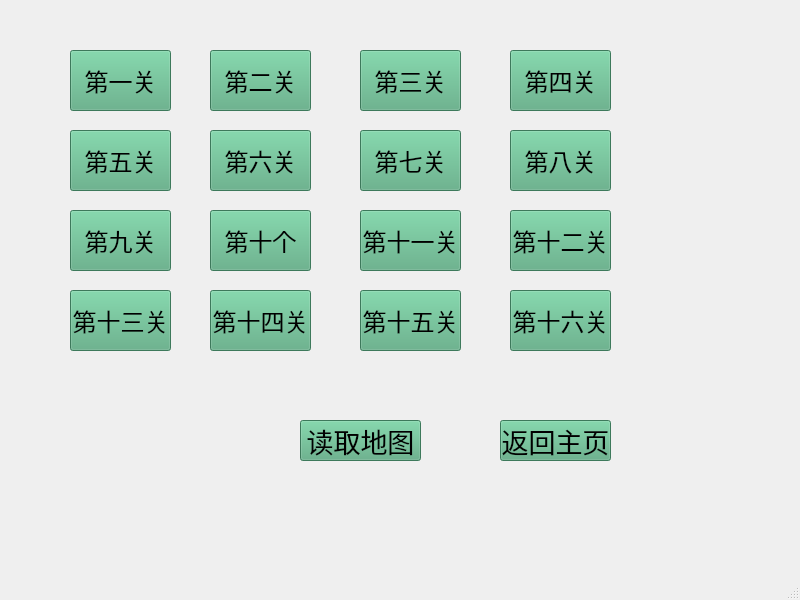
<?xml version="1.0" encoding="UTF-8"?>
<ui version="4.0">
 <class>SecondWindow</class>
 <widget class="QMainWindow" name="SecondWindow">
  <property name="geometry">
   <rect>
    <x>0</x>
    <y>0</y>
    <width>800</width>
    <height>600</height>
   </rect>
  </property>
  <property name="font">
   <font>
    <pointsize>20</pointsize>
   </font>
  </property>
  <property name="windowTitle">
   <string>MainWindow</string>
  </property>
  <widget class="QWidget" name="centralwidget">
   <widget class="QPushButton" name="btu2">
    <property name="geometry">
     <rect>
      <x>300</x>
      <y>420</y>
      <width>121</width>
      <height>41</height>
     </rect>
    </property>
    <property name="font">
     <font>
      <family>Microsoft PhagsPa</family>
      <pointsize>20</pointsize>
      <italic>false</italic>
      <bold>false</bold>
     </font>
    </property>
    <property name="styleSheet">
     <string notr="true">QWidget {
    /* 分层背景：图片在下，渐变在上 */
    background-image: url(:/res/ground.jpg),
                     qradialgradient(spread:repeat,
                                    cx:0.5, cy:0.5, radius:0.077,
                                    fx:0.5, fy:0.5,
                                    stop:0 rgba(0, 169, 255, 58),
                                    stop:0.5 rgba(0, 0, 0, 58),
                                    stop:1 rgba(0, 169, 255, 58));
    
    /* 背景混合模式 */
    background-blend-mode: overlay;
    
    /* 备用背景色 */
    background-color: rgb(85, 170, 127);
    
    /* 字体设置 */
    font: 20pt &quot;Microsoft PhagsPa&quot;;
}</string>
    </property>
    <property name="text">
     <string>读取地图</string>
    </property>
   </widget>
   <widget class="QPushButton" name="btu1">
    <property name="geometry">
     <rect>
      <x>500</x>
      <y>420</y>
      <width>111</width>
      <height>41</height>
     </rect>
    </property>
    <property name="font">
     <font>
      <family>Microsoft PhagsPa</family>
      <pointsize>20</pointsize>
      <italic>false</italic>
      <bold>false</bold>
     </font>
    </property>
    <property name="styleSheet">
     <string notr="true">QWidget {
    /* 分层背景：图片在下，渐变在上 */
    background-image: url(:/res/ground.jpg),
                     qradialgradient(spread:repeat,
                                    cx:0.5, cy:0.5, radius:0.077,
                                    fx:0.5, fy:0.5,
                                    stop:0 rgba(0, 169, 255, 58),
                                    stop:0.5 rgba(0, 0, 0, 58),
                                    stop:1 rgba(0, 169, 255, 58));
    
    /* 背景混合模式 */
    background-blend-mode: overlay;
    
    /* 备用背景色 */
    background-color: rgb(85, 170, 127);
    
    /* 字体设置 */
    font: 20pt &quot;Microsoft PhagsPa&quot;;
}</string>
    </property>
    <property name="text">
     <string>返回主页</string>
    </property>
   </widget>
   <widget class="QPushButton" name="btu3">
    <property name="geometry">
     <rect>
      <x>70</x>
      <y>50</y>
      <width>101</width>
      <height>61</height>
     </rect>
    </property>
    <property name="font">
     <font>
      <family>Microsoft PhagsPa</family>
      <pointsize>18</pointsize>
      <italic>false</italic>
      <bold>false</bold>
     </font>
    </property>
    <property name="styleSheet">
     <string notr="true">QWidget {
    /* 分层背景：图片在下，渐变在上 */
    background-image: url(:/res/1.jpg),
                     qradialgradient(spread:repeat,
                                    cx:0.5, cy:0.5, radius:0.077,
                                    fx:0.5, fy:0.5,
                                    stop:0 rgba(0, 169, 255, 58),
                                    stop:0.5 rgba(0, 0, 0, 58),
                                    stop:1 rgba(0, 169, 255, 58));
    
    /* 背景混合模式 */
    background-blend-mode: overlay;
    
    /* 备用背景色 */
    background-color: rgb(85, 170, 127);
    
    /* 字体设置 */
    font: 18pt &quot;Microsoft PhagsPa&quot;;
}</string>
    </property>
    <property name="text">
     <string>第一关</string>
    </property>
   </widget>
   <widget class="QPushButton" name="btu4">
    <property name="geometry">
     <rect>
      <x>210</x>
      <y>50</y>
      <width>101</width>
      <height>61</height>
     </rect>
    </property>
    <property name="font">
     <font>
      <family>Microsoft PhagsPa</family>
      <pointsize>18</pointsize>
      <italic>false</italic>
      <bold>false</bold>
     </font>
    </property>
    <property name="styleSheet">
     <string notr="true">QWidget {
    /* 分层背景：图片在下，渐变在上 */
    background-image: url(:/res/1.jpg),
                     qradialgradient(spread:repeat,
                                    cx:0.5, cy:0.5, radius:0.077,
                                    fx:0.5, fy:0.5,
                                    stop:0 rgba(0, 169, 255, 58),
                                    stop:0.5 rgba(0, 0, 0, 58),
                                    stop:1 rgba(0, 169, 255, 58));
    
    /* 背景混合模式 */
    background-blend-mode: overlay;
    
    /* 备用背景色 */
    background-color: rgb(85, 170, 127);
    
    /* 字体设置 */
    font: 18pt &quot;Microsoft PhagsPa&quot;;
}</string>
    </property>
    <property name="text">
     <string>第二关</string>
    </property>
   </widget>
   <widget class="QPushButton" name="btu7">
    <property name="geometry">
     <rect>
      <x>70</x>
      <y>130</y>
      <width>101</width>
      <height>61</height>
     </rect>
    </property>
    <property name="font">
     <font>
      <family>Microsoft PhagsPa</family>
      <pointsize>18</pointsize>
      <italic>false</italic>
      <bold>false</bold>
     </font>
    </property>
    <property name="styleSheet">
     <string notr="true">QWidget {
    /* 分层背景：图片在下，渐变在上 */
    background-image: url(:/res/1.jpg),
                     qradialgradient(spread:repeat,
                                    cx:0.5, cy:0.5, radius:0.077,
                                    fx:0.5, fy:0.5,
                                    stop:0 rgba(0, 169, 255, 58),
                                    stop:0.5 rgba(0, 0, 0, 58),
                                    stop:1 rgba(0, 169, 255, 58));
    
    /* 背景混合模式 */
    background-blend-mode: overlay;
    
    /* 备用背景色 */
    background-color: rgb(85, 170, 127);
    
    /* 字体设置 */
    font: 18pt &quot;Microsoft PhagsPa&quot;;
}</string>
    </property>
    <property name="text">
     <string>第五关</string>
    </property>
   </widget>
   <widget class="QPushButton" name="btu8">
    <property name="geometry">
     <rect>
      <x>210</x>
      <y>130</y>
      <width>101</width>
      <height>61</height>
     </rect>
    </property>
    <property name="font">
     <font>
      <family>Microsoft PhagsPa</family>
      <pointsize>18</pointsize>
      <italic>false</italic>
      <bold>false</bold>
     </font>
    </property>
    <property name="styleSheet">
     <string notr="true">QWidget {
    /* 分层背景：图片在下，渐变在上 */
    background-image: url(:/res/1.jpg),
                     qradialgradient(spread:repeat,
                                    cx:0.5, cy:0.5, radius:0.077,
                                    fx:0.5, fy:0.5,
                                    stop:0 rgba(0, 169, 255, 58),
                                    stop:0.5 rgba(0, 0, 0, 58),
                                    stop:1 rgba(0, 169, 255, 58));
    
    /* 背景混合模式 */
    background-blend-mode: overlay;
    
    /* 备用背景色 */
    background-color: rgb(85, 170, 127);
    
    /* 字体设置 */
    font: 18pt &quot;Microsoft PhagsPa&quot;;
}</string>
    </property>
    <property name="text">
     <string>第六关</string>
    </property>
   </widget>
   <widget class="QPushButton" name="btu5">
    <property name="geometry">
     <rect>
      <x>360</x>
      <y>50</y>
      <width>101</width>
      <height>61</height>
     </rect>
    </property>
    <property name="font">
     <font>
      <family>Microsoft PhagsPa</family>
      <pointsize>18</pointsize>
      <italic>false</italic>
      <bold>false</bold>
     </font>
    </property>
    <property name="styleSheet">
     <string notr="true">QWidget {
    /* 分层背景：图片在下，渐变在上 */
    background-image: url(:/res/1.jpg),
                     qradialgradient(spread:repeat,
                                    cx:0.5, cy:0.5, radius:0.077,
                                    fx:0.5, fy:0.5,
                                    stop:0 rgba(0, 169, 255, 58),
                                    stop:0.5 rgba(0, 0, 0, 58),
                                    stop:1 rgba(0, 169, 255, 58));
    
    /* 背景混合模式 */
    background-blend-mode: overlay;
    
    /* 备用背景色 */
    background-color: rgb(85, 170, 127);
    
    /* 字体设置 */
    font: 18pt &quot;Microsoft PhagsPa&quot;;
}</string>
    </property>
    <property name="text">
     <string>第三关</string>
    </property>
   </widget>
   <widget class="QPushButton" name="btu9">
    <property name="geometry">
     <rect>
      <x>360</x>
      <y>130</y>
      <width>101</width>
      <height>61</height>
     </rect>
    </property>
    <property name="font">
     <font>
      <family>Microsoft PhagsPa</family>
      <pointsize>18</pointsize>
      <italic>false</italic>
      <bold>false</bold>
     </font>
    </property>
    <property name="styleSheet">
     <string notr="true">QWidget {
    /* 分层背景：图片在下，渐变在上 */
    background-image: url(:/res/1.jpg),
                     qradialgradient(spread:repeat,
                                    cx:0.5, cy:0.5, radius:0.077,
                                    fx:0.5, fy:0.5,
                                    stop:0 rgba(0, 169, 255, 58),
                                    stop:0.5 rgba(0, 0, 0, 58),
                                    stop:1 rgba(0, 169, 255, 58));
    
    /* 背景混合模式 */
    background-blend-mode: overlay;
    
    /* 备用背景色 */
    background-color: rgb(85, 170, 127);
    
    /* 字体设置 */
    font: 18pt &quot;Microsoft PhagsPa&quot;;
}</string>
    </property>
    <property name="text">
     <string>第七关</string>
    </property>
   </widget>
   <widget class="QPushButton" name="btu6">
    <property name="geometry">
     <rect>
      <x>510</x>
      <y>50</y>
      <width>101</width>
      <height>61</height>
     </rect>
    </property>
    <property name="font">
     <font>
      <family>Microsoft PhagsPa</family>
      <pointsize>18</pointsize>
      <italic>false</italic>
      <bold>false</bold>
     </font>
    </property>
    <property name="styleSheet">
     <string notr="true">QWidget {
    /* 分层背景：图片在下，渐变在上 */
    background-image: url(:/res/1.jpg),
                     qradialgradient(spread:repeat,
                                    cx:0.5, cy:0.5, radius:0.077,
                                    fx:0.5, fy:0.5,
                                    stop:0 rgba(0, 169, 255, 58),
                                    stop:0.5 rgba(0, 0, 0, 58),
                                    stop:1 rgba(0, 169, 255, 58));
    
    /* 背景混合模式 */
    background-blend-mode: overlay;
    
    /* 备用背景色 */
    background-color: rgb(85, 170, 127);
    
    /* 字体设置 */
    font: 18pt &quot;Microsoft PhagsPa&quot;;
}</string>
    </property>
    <property name="text">
     <string>第四关</string>
    </property>
   </widget>
   <widget class="QPushButton" name="btu10">
    <property name="geometry">
     <rect>
      <x>510</x>
      <y>130</y>
      <width>101</width>
      <height>61</height>
     </rect>
    </property>
    <property name="font">
     <font>
      <family>Microsoft PhagsPa</family>
      <pointsize>18</pointsize>
      <italic>false</italic>
      <bold>false</bold>
     </font>
    </property>
    <property name="styleSheet">
     <string notr="true">QWidget {
    /* 分层背景：图片在下，渐变在上 */
    background-image: url(:/res/1.jpg),
                     qradialgradient(spread:repeat,
                                    cx:0.5, cy:0.5, radius:0.077,
                                    fx:0.5, fy:0.5,
                                    stop:0 rgba(0, 169, 255, 58),
                                    stop:0.5 rgba(0, 0, 0, 58),
                                    stop:1 rgba(0, 169, 255, 58));
    
    /* 背景混合模式 */
    background-blend-mode: overlay;
    
    /* 备用背景色 */
    background-color: rgb(85, 170, 127);
    
    /* 字体设置 */
    font: 18pt &quot;Microsoft PhagsPa&quot;;
}</string>
    </property>
    <property name="text">
     <string>第八关</string>
    </property>
   </widget>
   <widget class="QPushButton" name="btu11">
    <property name="geometry">
     <rect>
      <x>70</x>
      <y>210</y>
      <width>101</width>
      <height>61</height>
     </rect>
    </property>
    <property name="font">
     <font>
      <family>Microsoft PhagsPa</family>
      <pointsize>18</pointsize>
      <italic>false</italic>
      <bold>false</bold>
     </font>
    </property>
    <property name="styleSheet">
     <string notr="true">QWidget {
    /* 分层背景：图片在下，渐变在上 */
    background-image: url(:/res/1.jpg),
                     qradialgradient(spread:repeat,
                                    cx:0.5, cy:0.5, radius:0.077,
                                    fx:0.5, fy:0.5,
                                    stop:0 rgba(0, 169, 255, 58),
                                    stop:0.5 rgba(0, 0, 0, 58),
                                    stop:1 rgba(0, 169, 255, 58));
    
    /* 背景混合模式 */
    background-blend-mode: overlay;
    
    /* 备用背景色 */
    background-color: rgb(85, 170, 127);
    
    /* 字体设置 */
    font: 18pt &quot;Microsoft PhagsPa&quot;;
}</string>
    </property>
    <property name="text">
     <string>第九关</string>
    </property>
   </widget>
   <widget class="QPushButton" name="btu15">
    <property name="geometry">
     <rect>
      <x>70</x>
      <y>290</y>
      <width>101</width>
      <height>61</height>
     </rect>
    </property>
    <property name="font">
     <font>
      <family>Microsoft PhagsPa</family>
      <pointsize>18</pointsize>
      <italic>false</italic>
      <bold>false</bold>
     </font>
    </property>
    <property name="styleSheet">
     <string notr="true">QWidget {
    /* 分层背景：图片在下，渐变在上 */
    background-image: url(:/res/1.jpg),
                     qradialgradient(spread:repeat,
                                    cx:0.5, cy:0.5, radius:0.077,
                                    fx:0.5, fy:0.5,
                                    stop:0 rgba(0, 169, 255, 58),
                                    stop:0.5 rgba(0, 0, 0, 58),
                                    stop:1 rgba(0, 169, 255, 58));
    
    /* 背景混合模式 */
    background-blend-mode: overlay;
    
    /* 备用背景色 */
    background-color: rgb(85, 170, 127);
    
    /* 字体设置 */
    font: 18pt &quot;Microsoft PhagsPa&quot;;
}</string>
    </property>
    <property name="text">
     <string>第十三关</string>
    </property>
   </widget>
   <widget class="QPushButton" name="btu12">
    <property name="geometry">
     <rect>
      <x>210</x>
      <y>210</y>
      <width>101</width>
      <height>61</height>
     </rect>
    </property>
    <property name="font">
     <font>
      <family>Microsoft PhagsPa</family>
      <pointsize>18</pointsize>
      <italic>false</italic>
      <bold>false</bold>
     </font>
    </property>
    <property name="styleSheet">
     <string notr="true">QWidget {
    /* 分层背景：图片在下，渐变在上 */
    background-image: url(:/res/1.jpg),
                     qradialgradient(spread:repeat,
                                    cx:0.5, cy:0.5, radius:0.077,
                                    fx:0.5, fy:0.5,
                                    stop:0 rgba(0, 169, 255, 58),
                                    stop:0.5 rgba(0, 0, 0, 58),
                                    stop:1 rgba(0, 169, 255, 58));
    
    /* 背景混合模式 */
    background-blend-mode: overlay;
    
    /* 备用背景色 */
    background-color: rgb(85, 170, 127);
    
    /* 字体设置 */
    font: 18pt &quot;Microsoft PhagsPa&quot;;
}</string>
    </property>
    <property name="text">
     <string>第十个</string>
    </property>
   </widget>
   <widget class="QPushButton" name="btu18">
    <property name="geometry">
     <rect>
      <x>510</x>
      <y>290</y>
      <width>101</width>
      <height>61</height>
     </rect>
    </property>
    <property name="font">
     <font>
      <family>Microsoft PhagsPa</family>
      <pointsize>18</pointsize>
      <italic>false</italic>
      <bold>false</bold>
     </font>
    </property>
    <property name="styleSheet">
     <string notr="true">QWidget {
    /* 分层背景：图片在下，渐变在上 */
    background-image: url(:/res/1.jpg),
                     qradialgradient(spread:repeat,
                                    cx:0.5, cy:0.5, radius:0.077,
                                    fx:0.5, fy:0.5,
                                    stop:0 rgba(0, 169, 255, 58),
                                    stop:0.5 rgba(0, 0, 0, 58),
                                    stop:1 rgba(0, 169, 255, 58));
    
    /* 背景混合模式 */
    background-blend-mode: overlay;
    
    /* 备用背景色 */
    background-color: rgb(85, 170, 127);
    
    /* 字体设置 */
    font: 18pt &quot;Microsoft PhagsPa&quot;;
}</string>
    </property>
    <property name="text">
     <string>第十六关</string>
    </property>
   </widget>
   <widget class="QPushButton" name="btu13">
    <property name="geometry">
     <rect>
      <x>360</x>
      <y>210</y>
      <width>101</width>
      <height>61</height>
     </rect>
    </property>
    <property name="font">
     <font>
      <family>Microsoft PhagsPa</family>
      <pointsize>18</pointsize>
      <italic>false</italic>
      <bold>false</bold>
     </font>
    </property>
    <property name="styleSheet">
     <string notr="true">QWidget {
    /* 分层背景：图片在下，渐变在上 */
    background-image: url(:/res/1.jpg),
                     qradialgradient(spread:repeat,
                                    cx:0.5, cy:0.5, radius:0.077,
                                    fx:0.5, fy:0.5,
                                    stop:0 rgba(0, 169, 255, 58),
                                    stop:0.5 rgba(0, 0, 0, 58),
                                    stop:1 rgba(0, 169, 255, 58));
    
    /* 背景混合模式 */
    background-blend-mode: overlay;
    
    /* 备用背景色 */
    background-color: rgb(85, 170, 127);
    
    /* 字体设置 */
    font: 18pt &quot;Microsoft PhagsPa&quot;;
}</string>
    </property>
    <property name="text">
     <string>第十一关</string>
    </property>
   </widget>
   <widget class="QPushButton" name="btu17">
    <property name="geometry">
     <rect>
      <x>360</x>
      <y>290</y>
      <width>101</width>
      <height>61</height>
     </rect>
    </property>
    <property name="font">
     <font>
      <family>Microsoft PhagsPa</family>
      <pointsize>18</pointsize>
      <italic>false</italic>
      <bold>false</bold>
     </font>
    </property>
    <property name="styleSheet">
     <string notr="true">QWidget {
    /* 分层背景：图片在下，渐变在上 */
    background-image: url(:/res/1.jpg),
                     qradialgradient(spread:repeat,
                                    cx:0.5, cy:0.5, radius:0.077,
                                    fx:0.5, fy:0.5,
                                    stop:0 rgba(0, 169, 255, 58),
                                    stop:0.5 rgba(0, 0, 0, 58),
                                    stop:1 rgba(0, 169, 255, 58));
    
    /* 背景混合模式 */
    background-blend-mode: overlay;
    
    /* 备用背景色 */
    background-color: rgb(85, 170, 127);
    
    /* 字体设置 */
    font: 18pt &quot;Microsoft PhagsPa&quot;;
}</string>
    </property>
    <property name="text">
     <string>第十五关</string>
    </property>
   </widget>
   <widget class="QPushButton" name="btu14">
    <property name="geometry">
     <rect>
      <x>510</x>
      <y>210</y>
      <width>101</width>
      <height>61</height>
     </rect>
    </property>
    <property name="font">
     <font>
      <family>Microsoft PhagsPa</family>
      <pointsize>18</pointsize>
      <italic>false</italic>
      <bold>false</bold>
     </font>
    </property>
    <property name="styleSheet">
     <string notr="true">QWidget {
    /* 分层背景：图片在下，渐变在上 */
    background-image: url(:/res/1.jpg),
                     qradialgradient(spread:repeat,
                                    cx:0.5, cy:0.5, radius:0.077,
                                    fx:0.5, fy:0.5,
                                    stop:0 rgba(0, 169, 255, 58),
                                    stop:0.5 rgba(0, 0, 0, 58),
                                    stop:1 rgba(0, 169, 255, 58));
    
    /* 背景混合模式 */
    background-blend-mode: overlay;
    
    /* 备用背景色 */
    background-color: rgb(85, 170, 127);
    
    /* 字体设置 */
    font: 18pt &quot;Microsoft PhagsPa&quot;;
}</string>
    </property>
    <property name="text">
     <string>第十二关</string>
    </property>
   </widget>
   <widget class="QPushButton" name="btu16">
    <property name="geometry">
     <rect>
      <x>210</x>
      <y>290</y>
      <width>101</width>
      <height>61</height>
     </rect>
    </property>
    <property name="font">
     <font>
      <family>Microsoft PhagsPa</family>
      <pointsize>18</pointsize>
      <italic>false</italic>
      <bold>false</bold>
     </font>
    </property>
    <property name="styleSheet">
     <string notr="true">QWidget {
    /* 分层背景：图片在下，渐变在上 */
    background-image: url(:/res/1.jpg),
                     qradialgradient(spread:repeat,
                                    cx:0.5, cy:0.5, radius:0.077,
                                    fx:0.5, fy:0.5,
                                    stop:0 rgba(0, 169, 255, 58),
                                    stop:0.5 rgba(0, 0, 0, 58),
                                    stop:1 rgba(0, 169, 255, 58));
    
    /* 背景混合模式 */
    background-blend-mode: overlay;
    
    /* 备用背景色 */
    background-color: rgb(85, 170, 127);
    
    /* 字体设置 */
    font: 18pt &quot;Microsoft PhagsPa&quot;;
}</string>
    </property>
    <property name="text">
     <string>第十四关</string>
    </property>
   </widget>
  </widget>
  <widget class="QMenuBar" name="menubar">
   <property name="geometry">
    <rect>
     <x>0</x>
     <y>0</y>
     <width>800</width>
     <height>31</height>
    </rect>
   </property>
  </widget>
  <widget class="QStatusBar" name="statusbar"/>
 </widget>
 <resources/>
 <connections/>
</ui>
